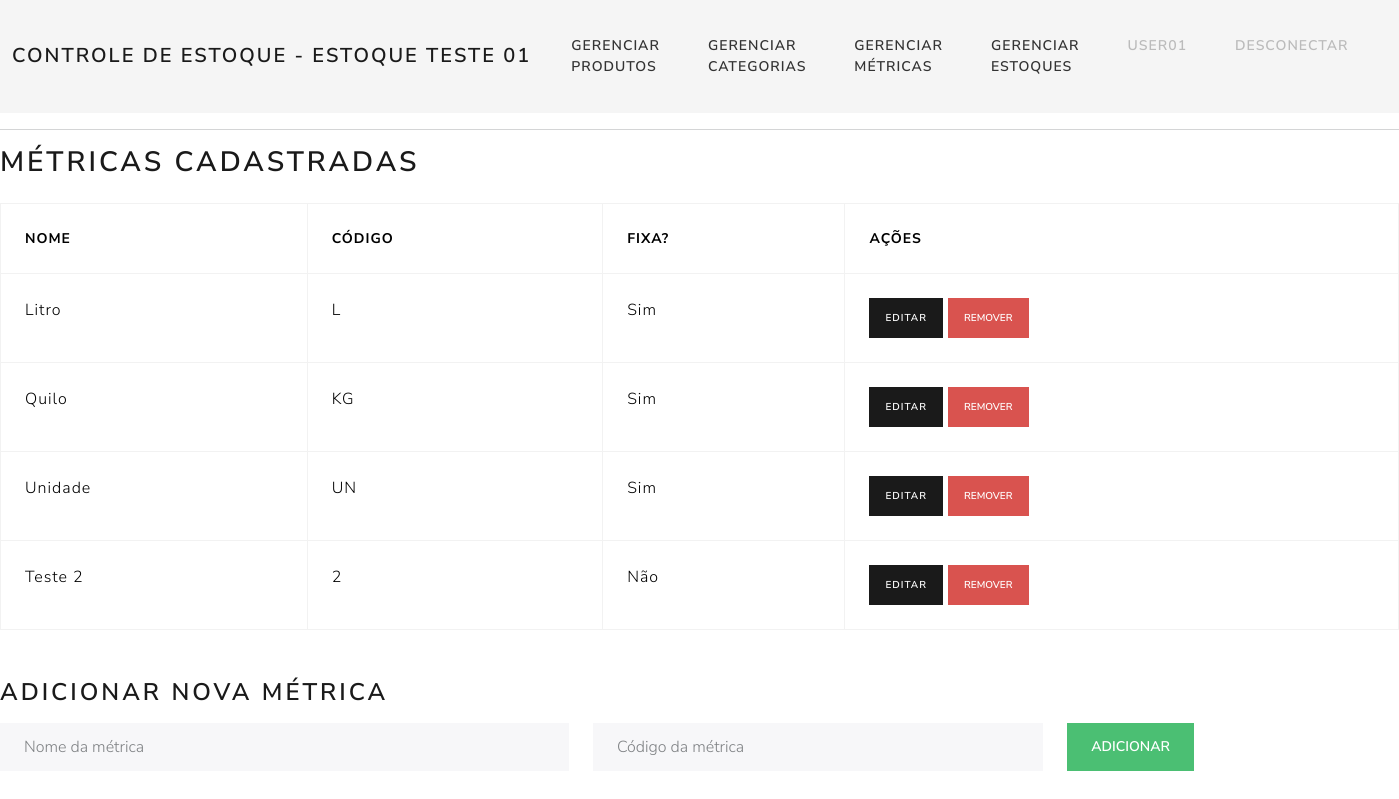
/estoque/2/metricas/ (signed in), run on the app's committed database.
### App/models.py (models this page shows, shortened)
class Estoque(models.Model):
    nome = models.CharField(max_length=100)
    usuarios = models.ManyToManyField(User, related_name='estoques')

class Metrica(models.Model):
    nome = models.CharField(max_length=100, unique=True)
    codigo = models.CharField(max_length=10, unique=True)
    fixa = models.BooleanField(default=False)

### App/CRUD_metricas.py (the view, shortened to what this page needs)
# urls.py: path('metricas/', views.metricas_gerenciar, name='metricas_gerenciar'),
@login_required
def metricas_gerenciar(request, estoque_id=None):
    estoque_atual = None
    if estoque_id:
        estoque_atual = get_object_or_404(Estoque, pk=estoque_id, usuarios=request.user)
    metricas = Metrica.objects.all().order_by('-fixa', 'nome')
    return render(request, 'App/metricas_gerenciar.html', {
        'metricas': metricas,
        'estoque_atual': estoque_atual
    })

### App/templates/App/metricas_gerenciar.html (shortened to what this page needs)
{% extends "App/base.html" %}
{% block conteudo %}
<h2 class="mb-4">Métricas cadastradas</h2>
<table class="table table-bordered">
    <thead>
        <tr>
            <th>Nome</th>
            <th>Código</th>
            <th>Fixa?</th>
            <th>Ações</th>
        </tr>
    </thead>
    <tbody>
        {% for metrica in metricas %}
        <tr id="metrica-row-{{ metrica.id }}">
            <td>{{ metrica.nome }}</td>
            <td>{{ metrica.codigo }}</td>
            <td>{% if metrica.fixa %}Sim{% else %}Não{% endif %}</td>
            <td>
                {% if estoque_atual and estoque_atual.id %}
                    <a href="{% url 'metrica_update' metrica.id estoque_atual.id %}" class="btn btn-sm btn-primary">Editar</a>
                {% else %}
                    <a href="{% url 'metrica_update' metrica.id %}" class="btn btn-sm btn-primary">Editar</a>
                {% endif %}
                <button type="button" class="btn btn-sm btn-danger"
                        onclick="confirmDeleteMetrica('{{ metrica.id }}', '{{ metrica.nome }}')">
                    Remover
                </button>
            </td>
        </tr>
        {% endfor %}
    </tbody>
</table>
<h3 class="mt-5 mb-3">Adicionar nova métrica</h3>
<form method="post">
    <div class="row">
        <div class="col-md-5">
            <input type="text" name="nome_metrica" class="form-control" placeholder="Nome da métrica" required>
        </div>
        <div class="col-md-4">
            <input type="text" name="codigo_metrica" class="form-control" placeholder="Código da métrica" required>
        </div>
        <div class="col-md-2">
            <button type="submit" class="btn btn-success">Adicionar</button>
        </div>
    </div>
</form>
{% endblock %}

### App/templates/App/barra_navegacao.html (shortened to what this page needs)
<nav class="navbar navbar-expand-lg" style="background:#f5f5f5;">
    <div class="container-fluid">
        <a class="navbar-brand" href="{% url 'estoque_gerenciar' %}" style="font-weight: 600; letter-spacing: 2px;">
            {% if estoque_atual %}
                CONTROLE DE ESTOQUE - {{ estoque_atual.nome|upper }}
            {% else %}
                CONTROLE DE ESTOQUE
            {% endif %}
        </a>
        <div class="collapse navbar-collapse justify-content-end" id="navbarNav">
            <ul class="navbar-nav">
                {% if user.is_authenticated %}
                    {% if estoque_atual and estoque_atual.id %}
                        <li class="nav-item">
                            <a class="nav-link" href="{% url 'produtos_gerenciar' estoque_atual.id %}" style="color: #333;">Gerenciar Produtos</a>
                        </li>
                        <li class="nav-item">
                            <a class="nav-link" href="{% url 'categorias_gerenciar' estoque_atual.id %}" style="color: #333;">Gerenciar Categorias</a>
                        </li>
                        <li class="nav-item">
                            <a class="nav-link" href="{% url 'metricas_gerenciar' estoque_atual.id %}" style="color: #333;">Gerenciar Métricas</a>
                        </li>
                    {% else %}
                        <li class="nav-item">
                            <a class="nav-link" href="{% url 'metricas_gerenciar' %}" style="color: #333;">Gerenciar Métricas</a>
                        </li>
                    {% endif %}
                    <li class="nav-item">
                        <a class="nav-link" href="{% url 'estoque_gerenciar' %}" style="color: #333;">Gerenciar Estoques</a>
                    </li>
                    <li class="nav-item">
                        <a class="nav-link" href="{% url 'usuario_configuracao' %}" style="text-transform: uppercase; color: #bbb;">{{ user.username }}</a>
                    </li>
                    <li class="nav-item">
                        <a class="nav-link" href="{% url 'logout' %}" style="color: #bbb;">DESCONECTAR</a>
                    </li>
                {% endif %}
            </ul>
        </div>
    </div>
</nav>

### data on the page
Estoque: nome "ESTOQUE TESTE 01"
Metrica: nome "Litro", codigo "L", fixa "Sim"
Metrica: nome "Quilo", codigo "KG", fixa "Sim"
Metrica: nome "Unidade", codigo "UN", fixa "Sim"
Metrica: nome "Teste 2", codigo "2", fixa "Não"

### other printed values
{{ user.username }} "USER01"
